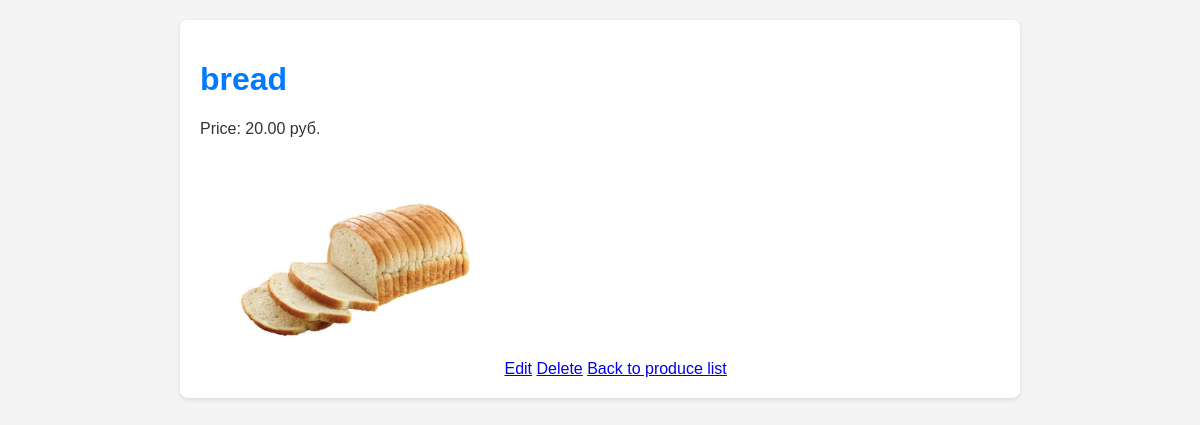
The page /produce_detail/3/ on the database as committed earlier.
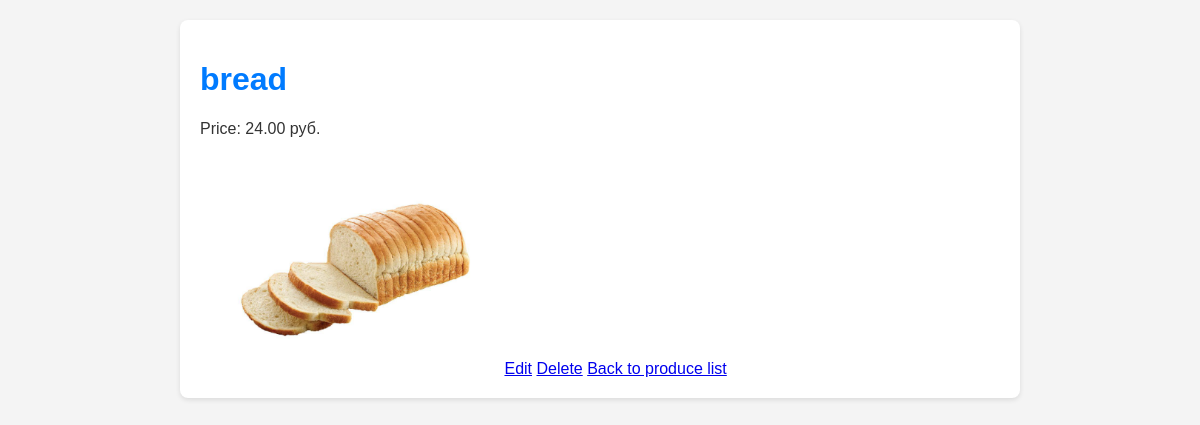
The same page on the database as committed later.
### core/models.py (models this page shows, shortened)
class Product(models.Model):
    name = models.CharField(verbose_name='ProductName', max_length=255, blank=False)
    price = models.DecimalField(verbose_name='Price', max_digits=10, decimal_places=2, default=0.00)
    status = models.CharField(max_length=30, choices=consts.PRODUCT_STATUS, default='available')
    image = models.ImageField(upload_to='products/', verbose_name='Product Image', blank=True)
    categories = models.ManyToManyField(
        Category,
        blank=False,
        verbose_name='categories',
        related_name='product'
    )
    class Meta:
        verbose_name = 'Product'
        verbose_name_plural = 'Products'
        ordering = ['name']

### core/views.py (the view)
# urls.py: path('produce_detail/<int:pk>/', ProductDetail.as_view(), name='produce_detail'),
class ProductDetail(DetailView):
    model = Product
    template_name = 'produce_shelf/produce_detail.html'
    context_object_name = 'produce'

### templates/produce_shelf/produce_detail.html (shortened to what this page needs)
{% extends "base.html" %}
{% block content %}
<h1>{{ produce.name }}</h1>
<p>Price: {{ produce.price }} руб.</p>
{% if produce.image %}
    <img src="{{ produce.image.url }}" style="max-width: 300px; height: auto;">
{% else %}
    <p>Изображение не доступно.</p>
{% endif %}
<a href="{% url 'produce_update' produce.pk %}">Edit</a>
<a href="{% url 'produce_delete' produce.pk %}">Delete</a>
<a href="{% url 'produce_shelf' %}">Back to produce list</a>
{% endblock %}

Rows that differ between the two databases and show on the page:
changed Product "bread": price "20.00" → "24.00"
